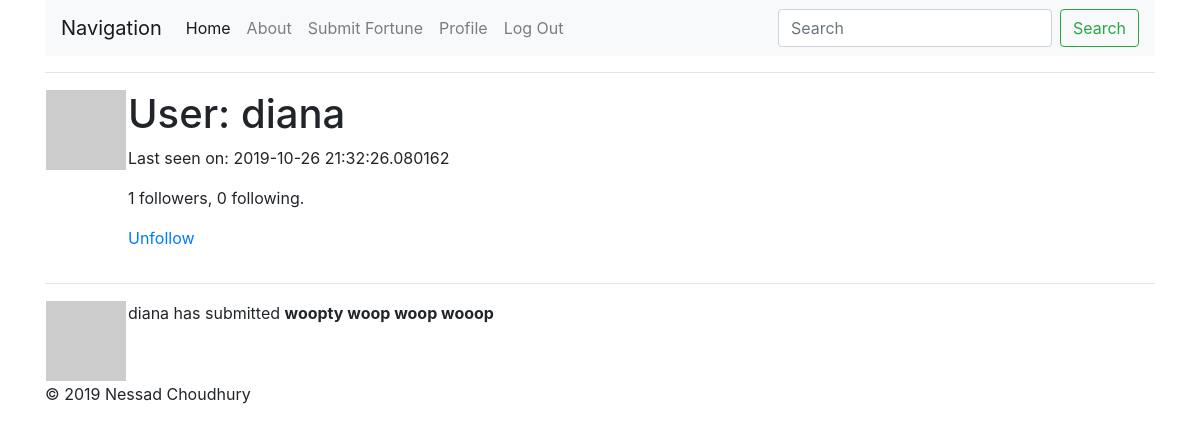
The page /user/diana (signed in) on the database its author committed.
### fortunesite/models.py (models this page shows, shortened)
class User(UserMixin, db.Model):
    id = db.Column(db.Integer, primary_key=True)
    username = db.Column(db.String(64), index=True, unique=True,
                         nullable=False)
    email = db.Column(db.String(120), index=True, unique=True)
    password_hash = db.Column(db.String(128))
    fortunes = db.relationship('Fortune', backref='author', lazy=True)
    about_me = db.Column(db.String(140))
    last_seen = db.Column(db.DateTime, default=datetime.utcnow)
    followed = db.relationship(
        'User', secondary=followers,
        primaryjoin=(followers.c.follower_id == id),
        secondaryjoin=(followers.c.followed_id == id),
        backref=db.backref('followers', lazy='dynamic'), lazy='dynamic')
    def avatar(self, size):
        digest = md5(self.email.lower().encode('utf-8')).hexdigest()
        return 'https://www.gravatar.com/avatar/{}?d=identicon&s={}'.format(
            digest, size)
    def is_following(self, user):
        return self.followed.filter(
            followers.c.followed_id == user.id).count() > 0

class Fortune(db.Model):
    id = db.Column(db.Integer, primary_key=True)
    content = db.Column(db.String(140))
    timestamp = db.Column(db.DateTime, index=True,
                          default=datetime.utcnow)
    user_id = db.Column(db.Integer, db.ForeignKey('user.id'))

### fortunesite/routes.py (the view)
@app.route('/user/<username>')
@login_required
def user(username):
    user = User.query.filter_by(username=username).first_or_404()
    fortunes = Fortune.query.filter_by(author=user).all()
    return render_template('user.html', user=user, fortunes=fortunes)

### fortunesite/models.py (called while the page is built)
@login.user_loader
def load_user(id):
    return User.query.get(int(id))

### fortunesite/routes.py (called while the page is built)
@app.before_request
def before_request():
    if current_user.is_authenticated:
        current_user.last_seen = datetime.utcnow()
        db.session.commit()

### fortunesite/templates/user.html (shortened to what this page needs)
{% extends "layout.html" %}
{% block body %}
    <table>
        <tr valign='top'>
            <td><img src= "{{ user.avatar(128) }}"></td>
            <td>
                <h1>User: {{ user.username }}</h1>
                {% if user.last_seen %}<p>Last seen on: {{ user.last_seen }}</p>{% endif %}
                <p>{{ user.followers.count() }} followers, {{ user.followed.count() }} following.</p>
                {% if user == current_user %}
                <p><a href="{{ url_for('edit_profile') }}">Edit your profile</a></p>
                {% elif not current_user.is_following(user) %}
                <p><a href="{{ url_for('follow', username=user.username) }}">Follow</a></p>
                {% else %}
                <p><a href="{{ url_for('unfollow', username=user.username) }}">Unfollow</a></p>
                {% endif %}
            </td>
        </tr>
    </table>
    <hr>
    {% for fortune in fortunes %}
        {% include '_fortune.html' %}
    {% endfor %}
{% endblock %}

### fortunesite/templates/_fortune.html
<table>
    <tr valign="top">
        <td><img src="{{ fortune.author.avatar(36) }}"></td>
        {% if user == current_user %}
        <td>You have submitted <b>{{ fortune.content }}</b></td>
        {% else %}
        <td>{{ fortune.author.username }} has submitted <b>{{ fortune.content }}</b></td>
        {% endif %}
    </tr>
</table>

### rows shown on the page
User: username "diana", last_seen "2019-10-26 21:32:26.080162"
Fortune: author.username "diana", content "woopty woop woop wooop"

### other values the page prints
{{ user.followers.count() }} "1"
{{ user.followed.count() }} "0"
